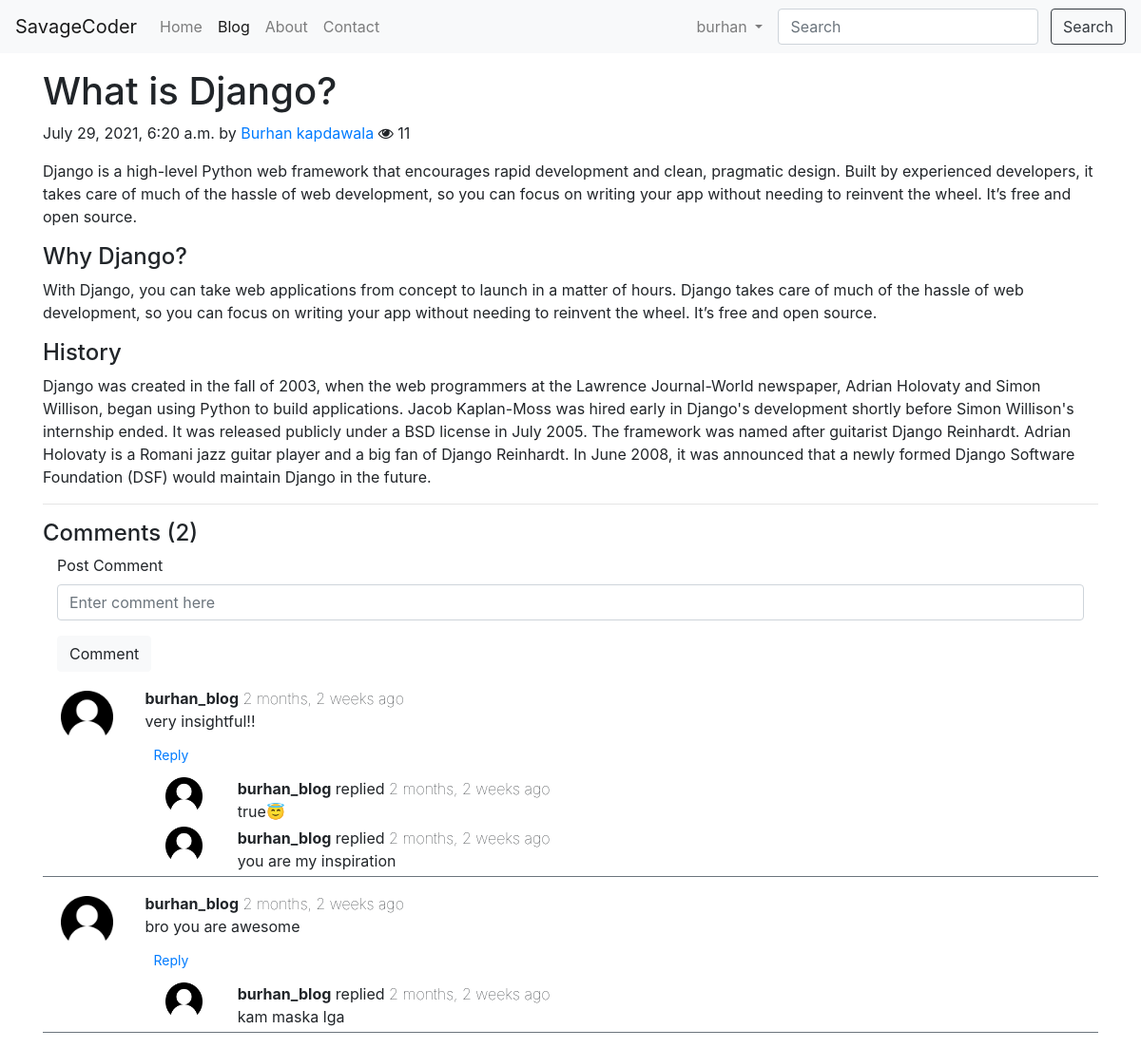
The app's page /blog/first-post (signed in) with its own data.
### blog/models.py (models this page shows, shortened)
class Post(models.Model):
    sno = models.AutoField(primary_key=True)
    title = models.CharField(max_length=225)
    content = models.TextField()
    author = models.CharField(max_length=100)
    slug = models.CharField(max_length=100)
    views = models.IntegerField(default=0)
    timeStamp = models.DateTimeField(blank=True)

class BlogComment(models.Model):
    sno = models.AutoField(primary_key=True)
    comment = models.TextField()
    user = models.ForeignKey(User, on_delete=models.CASCADE)
    post = models.ForeignKey(Post, on_delete=models.CASCADE)
    parent = models.ForeignKey('self', on_delete=models.CASCADE, null=True)
    timestamp = models.DateTimeField(default=now)

### blog/views.py (the view)
# urls.py: path('<str:slug>', views.blogPost, name='blogPost'),
def blogPost(request, slug):
    post = Post.objects.filter(slug=slug).first()
    post.views = post.views + 1
    post.save()
    comments = BlogComment.objects.filter(post=post, parent=None)
    replies = BlogComment.objects.filter(post=post).exclude(parent=None)
    repdict = {}
    for reply in replies:
        if reply.parent.sno not in repdict:
            repdict[reply.parent.sno] = [reply]
        else:
            repdict[reply.parent.sno].append(reply)
    context = {'post': post, 'comments': comments, 'replies': repdict}
    return render(request, 'blog/blogpost.html', context)

### blog/templatetags/extras.py (called while the page is built)
@register.filter(name='get_val')
def get_val(dict, key):
    return dict.get(key)

### templates/blog/blogpost.html (shortened to what this page needs)
{% extends 'base.html' %}
{% block blogActive %} active {% endblock blogActive %}
{% block body %}
<div class="container my-3">
    <div class="blog-post">
        <h1 class="blog-post-title">{{post.title}}</h1>
        <p class="blog-post-meta">{{post.timeStamp}} by <a href="/about">{{post.author}}</a> <span><i class="fa fa-eye"></i> {{post.views}}</span></p>
        <p>{{post.content | safe}}</p>
        <hr>
    </div>
</div>
{% load static %}
{% load humanize %}
{% load extras %}
<div class="container my-3">
    <h4>Comments ({{comments.count}})</h4>
    <div class="container">
    {% if user.is_authenticated %}
        <form action="/blog/postComment" method="post"> {% csrf_token %}
            <div class="form-group">
                <label for="comment">Post Comment </label>
                <input type="text" class="form-control" name="comment" placeholder="Enter comment here">
            </div>
            <button type="submit" class="btn btn-light">Comment</button>
        </form>
    {% else %}
        <h5><span class="badge badge-info">Please login to Comment on the post</span></h5>
    {% endif %}
    </div>
    {% for comment in comments %}
        <div class="row my-3 mx-0 border-bottom border-secondary">
            <div class="col-md-1">
            <img class="rounded mx-auto d-block w-100 p-1" src="/static/img/user.png"  alt="user">
            </div>
            <div class="col-md-11">
                <b>{{comment.user.username}}</b> <span class="font-weight-lighter">{{comment.timestamp | naturaltime}}</span>
                <div>{{comment.comment}}</div>
                {% if user.is_authenticated %}
                <div class="reply my-2">
                    <button class="btn btn-sm btn-link" type="button" data-toggle="collapse" data-target="#replyBox{{comment.sno}}" aria-expanded="false" aria-controls="replyBox{{comment.sno}}">
                        Reply
                    </button>
                </div>
                {% endif %}
                <div class="replies my-1">
                    {% for reply in replies|get_val:comment.sno %}
                    <div class="container my-1">
                        <div class="row">
                            <div class="col-md-1">
                                <img class="rounded mx-auto d-block w-75" src="/static/img/user.png"  alt="user">
                            </div>
                            <div class="col-md-11">
                                <b>{{reply.user.username}}</b> replied <span class="font-weight-lighter">{{reply.timestamp | naturaltime}}</span>
                                <div>{{reply.comment}}</div>
                            </div>
                        </div>
                    </div>
                    {% endfor %}
                </div>
            </div>
        </div>
    {% endfor %}
</div>
 {% endblock %}

### templates/base.html (shortened to what this page needs)
<!doctype html>
<html lang="en">
  <head>
    <link rel="stylesheet" href="https://cdnjs.cloudflare.com/ajax/libs/font-awesome/4.7.0/css/font-awesome.min.css">
    <link rel="stylesheet" href="https://stackpath.bootstrapcdn.com/bootstrap/4.4.1/css/bootstrap.min.css">
  </head>
  <body>
    <nav class="navbar navbar-expand-lg navbar-light bg-light">
        <a class="navbar-brand" href="/">SavageCoder</a>
        <div class="collapse navbar-collapse" id="navbarSupportedContent">
            <ul class="navbar-nav mr-auto">
            <li class="nav-item {% block homeActive %}{% endblock homeActive %}">
                <a class="nav-link" href="/">Home <span class="sr-only">(current)</span></a>
            </li>
            <li class="nav-item {% block blogActive %}{% endblock blogActive %}">
                <a class="nav-link" href="/blog">Blog</a>
            </li>
            <li class="nav-item {% block aboutActive %}{% endblock aboutActive %}">
                <a class="nav-link" href="/about">About</a>
            </li>
            <li class="nav-item {% block contactActive %}{% endblock contactActive %}">
                <a class="nav-link" href="/contact">Contact</a>
            </li>
            </ul>
            <div class="ml-auto form-inline">
                {% if user.is_authenticated %}
                <ul class="navbar-nav mr-2">
                <li class="nav-item dropdown">
                    <a class="nav-link dropdown-toggle" href="#" id="navbarDropdown" role="button" data-toggle="dropdown" aria-haspopup="true" aria-expanded="false">
                    {{request.user}}
                    </a>
                </li>
                </ul>
                {% endif %}
                <form method="get" action="/search/" class="my-2 my-lg-0">
                <input class="form-control mr-sm-2" type="search" placeholder="Search" aria-label="Search" id="query" name="query">
                <button class="btn btn-outline-dark my-2 my-sm-0" type="submit">Search</button>
                </form>
            </div>
        </div>
    </nav>
    {% block body %}{% endblock body %}
  </body>
</html>

### records on screen
Post: title "What is Django?", timeStamp "July 29, 2021, 6:20 a.m.", author "Burhan kapdawala", views "11", content "Django is a high-level Python web framework that encourages rapid development and clean, pragmatic design. Built by experienced developers, it takes care of much of the hassle of web development, so you can focus on writing your app without needing to reinvent the wheel. It’s free and open source. Why Django? With Django, you can take web applications from concept to launch in a matter of hours. Django takes care of much of the hassle of web development, so you can focus on writing your app without needing to reinvent the wheel. It’s free and open source. History Django was created in the fall of 2003, when the web programmers at the Lawrence Journal-World newspaper, Adrian Holovaty and…"
BlogComment: user.username "burhan_blog", timestamp "2 months, 2 weeks ago", comment "very insightful!!"
BlogComment: user.username "burhan_blog", timestamp "2 months, 2 weeks ago", comment "true😇"
BlogComment: user.username "burhan_blog", timestamp "2 months, 2 weeks ago", comment "you are my inspiration"
BlogComment: user.username "burhan_blog", timestamp "2 months, 2 weeks ago", comment "bro you are awesome"
BlogComment: user.username "burhan_blog", timestamp "2 months, 2 weeks ago", comment "kam maska lga"

### other values on screen
{{ request.user }} "burhan"
{{ comments.count }} "2"
